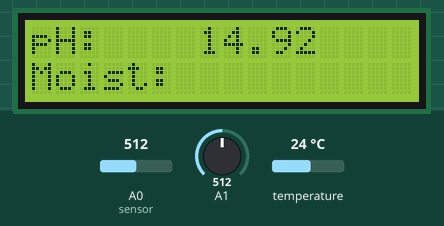
Bench run of a sketch on a simulated Arduino Uno, built with avr-gcc and run on an emulated ATmega328P. On the bench: 16×2 character LCD. Inputs (shaded band) come from the test bench; at power-on: A1 = 512, A0 (sensor) = 512, temperature 24 °C. What the sketch prints to the serial monitor is not drawn.

Above: at 6.2 s.
6.3 s: A1 set to 107
At 7.5 s:
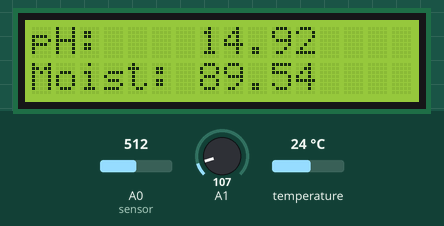
8.2 s: A1 set to 94
At 9.4 s:
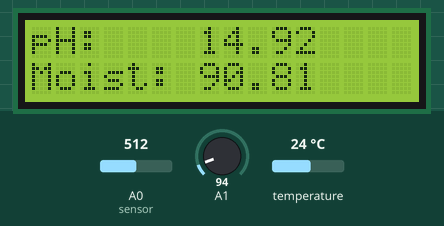
10.1 s: A0 (sensor) set to 689
At 11.1 s:
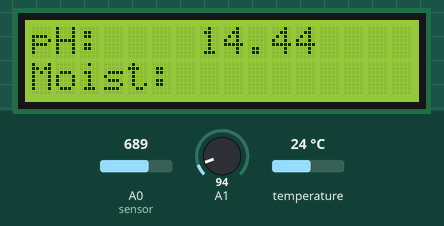
11.6 s: A0 (sensor) set to 707
At 15.6 s:
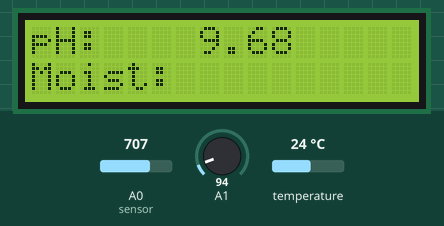
19.1 s: A1 set to 11
At 21.3 s:
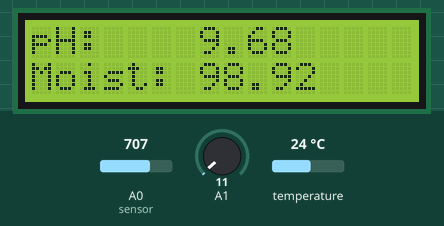
22.0 s: A1 set to 8
At 23.2 s:
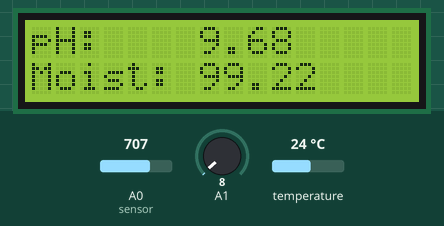
Timing chart, 0 to 24.9 s (numbered marks = the images above; inputs shaded):
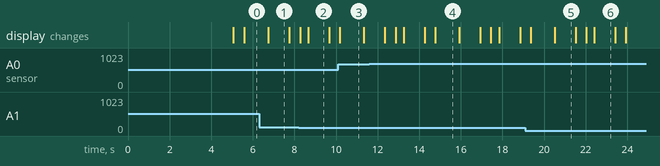

The sketch:

official_code_for_IA.ino
```cpp
// Include the library code and declare variables

#include <LiquidCrystal.h>
LiquidCrystal lcd(7, 8, 9, 10, 11, 12); // initialize the library with the numbers of the interface pins

#include <OneWire.h>
OneWire ds(2);  // on pin 2 (a 4.7K resistor is necessary)

String x, y, z;
String out_data;

//////////////////////////////////// VOID SET UP & LOOP ///////////////////////////
void setup() {
  Serial.begin(9600); //serial begin
  lcd.begin(16, 2); // set up the LCD's number of columns and rows:
  lcd.print("Hello, Mr.Ebesol!"); // Print a message to the LCD.
  delay(5000);
  lcd.clear();  // clear the beginning/introduction screen
  lcd.setCursor(0, 0);
  lcd.print("pH:");
  lcd.setCursor(0, 1);
  lcd.print("Moist:");  // print characters that will always remain on the LCD
}

void loop() {
  lcd.setCursor(7, 0);  //delete all old value
  lcd.print("     ");   //delete all old value
  lcd.setCursor(7, 1);  //delete all old value
  lcd.print("     ");   //delete all old value

  ph_process();
  temperature_process();
  moisture_process();

  out_data = x + "," + y + "," + z;
  Serial.print(out_data); // Print a string which contains all three sensors data

  String x, y, z;
  String out_data;

  delay(1000);
}

//////////////////////////// pH reading ////////////////////////////////////

void ph_process() {
  float total_ph_Value = 0;
  for (int i = 0; i < 10; i++) {  // Loop 10 times
    float ph_analog_Value = analogRead(A0); //buf analog data from sensor into array
    total_ph_Value += ph_analog_Value;
    delay(50);
  }

  float average_ph_Value = ((total_ph_Value * 5.0) / 1023) / 10 ; // change to Voltage value
  float ph_Value = -5.4945 * average_ph_Value + 28.67 ; // change to pH scale

  lcd.setCursor(7, 0); // print to the LCD
  lcd.print(ph_Value);

  x = String(ph_Value);
  total_ph_Value = 0;
}

/////////////////////////// Temperature reading ////////////////////////////////////

void temperature_process(void) {
  byte i;
  byte present = 0;
  byte type_s;
  byte data[12];
  byte addr[8];
  float celsius, fahrenheit;

  if ( !ds.search(addr)) {
    Serial.println("No more addresses.");
    Serial.println();
    ds.reset_search();
    delay(250);
    return;
  }

  if (OneWire::crc8(addr, 7) != addr[7]) {
      Serial.println("CRC is not valid!");
      return;
  }
  Serial.println();

  // the first ROM byte indicates which chip
  switch (addr[0]) {
    case 0x10:
      Serial.println("  Chip = DS18S20");  // or old DS1820
      type_s = 1;
      break;
    case 0x28:
      Serial.println("  Chip = DS18B20");
      type_s = 0;
      break;
    case 0x22:
      Serial.println("  Chip = DS1822");
      type_s = 0;
      break;
    default:
      Serial.println("Device is not a DS18x20 family device.");
      return;
  }

  ds.reset();
  ds.select(addr);
  ds.write(0x44);        // start conversion, use ds.write(0x44,1) with parasite power on at the end

  delay(1000);     // maybe 750ms is enough, maybe not
  // we might do a ds.depower() here, but the reset will take care of it.

  present = ds.reset();
  ds.select(addr);
  ds.write(0xBE);         // Read Scratchpad

  for ( i = 0; i < 9; i++) {           // we need 9 bytes
    data[i] = ds.read();
  }

  // Convert the data to actual temperature
  // because the result is a 16 bit signed integer, it should
  // be stored to an "int16_t" type, which is always 16 bits
  // even when compiled on a 32 bit processor.
  int16_t raw = (data[1] << 8) | data[0];
  if (type_s) {
    raw = raw << 3; // 9 bit resolution default
    if (data[7] == 0x10) {
      // "count remain" gives full 12 bit resolution
      raw = (raw & 0xFFF0) + 12 - data[6];
    }
  }
  else {
    byte cfg = (data[4] & 0x60);
    // at lower res, the low bits are undefined, so let's zero them
    if (cfg == 0x00) raw = raw & ~7;  // 9 bit resolution, 93.75 ms
    else if (cfg == 0x20) raw = raw & ~3; // 10 bit res, 187.5 ms
    else if (cfg == 0x40) raw = raw & ~1; // 11 bit res, 375 ms
    //// default is 12 bit resolution, 750 ms conversion time
  }
  celsius = (float)raw / 16.0;
  y = String(celsius);
}

///////////////////////// Moisture reading //////////////////////////////////////////

void moisture_process() {
  float total_moisture_Value = 0;
  for (int i = 0; i < 10; i++) {  // Loop 10 times
    float moisture_analog;
    float moisture_percentage;

    moisture_analog = analogRead(A1); // Input analog reading
    moisture_percentage = (100 - ((moisture_analog/1023.00) * 100 ));  // Convert into percentage value
    Serial.print("Moist_analog: ");
    Serial.print(moisture_analog);
    total_moisture_Value += moisture_percentage ;  // Add to total sum
  }

  float moisture_Value = total_moisture_Value / 10 ;

  lcd.setCursor(7, 1);
  lcd.print(moisture_Value);
  z = String(moisture_Value);
}
```

Measured:
- what the display in image 1 shows lasts 1.0 s, from 6.8 s to 7.8 s
- what the display in image 3 shows lasts 1.1 s, from 10.2 s to 11.3 s
